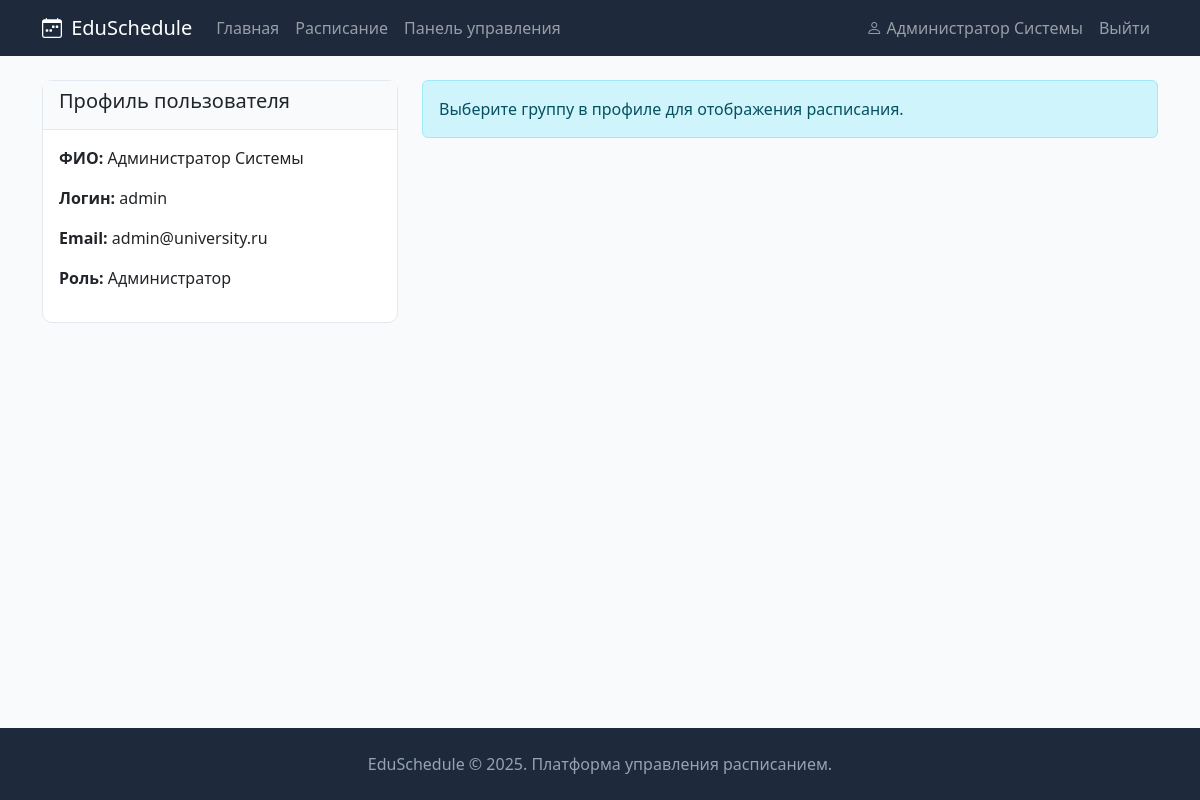
Screenshot of /profile (signed in) with the database file from the repository.
### app/models.py (models this page shows, shortened)
class User(db.Model, UserMixin):
    __tablename__ = 'users'
    id = db.Column(db.Integer, primary_key=True)
    username = db.Column(db.String(80), unique=True, nullable=False)
    password_hash = db.Column(db.String(256), nullable=False)
    full_name = db.Column(db.String(150), nullable=False)
    email = db.Column(db.String(120), unique=True, nullable=False)
    role = db.Column(db.String(20), nullable=False, default='student')
    group_id = db.Column(db.Integer, db.ForeignKey('groups.id'), nullable=True)
    created_at = db.Column(db.DateTime, default=datetime.utcnow)

### app/routes.py (the view)
@app.route('/profile')
@login_required
def profile():
    user_lessons = []
    if current_user.group_id:
        user_lessons = Lesson.query.filter_by(group_id=current_user.group_id)\
            .order_by(Lesson.day_of_week, Lesson.time_slot).all()
    return render_template('profile.html', user_lessons=user_lessons)

### app/models.py (called while the page is built)
@login_manager.user_loader
def load_user(user_id):
    return User.query.get(int(user_id))

### app/routes.py (called while the page is built)
@app.context_processor
def inject_globals():
    return dict(days=DAYS, time_slots=TIME_SLOTS)

### app/templates/profile.html (shortened to what this page needs)
{% extends "base.html" %}
{% block content %}
<div class="row">
    <div class="col-md-4">
        <div class="card">
            <div class="card-header"><h5>Профиль пользователя</h5></div>
            <div class="card-body">
                <p><strong>ФИО:</strong> {{ current_user.full_name }}</p>
                <p><strong>Логин:</strong> {{ current_user.username }}</p>
                <p><strong>Email:</strong> {{ current_user.email }}</p>
                <p><strong>Роль:</strong>
                    {% if current_user.role == 'admin' %}Администратор
                    {% elif current_user.role == 'teacher' %}Преподаватель
                    {% else %}Студент{% endif %}
                </p>
            </div>
        </div>
    </div>
    <div class="col-md-8">
        {% if user_lessons %}
        <div class="card">
            <div class="card-header"><h5>Мои занятия на неделю</h5></div>
            <div class="card-body">
                <table class="table table-sm">
                    <thead>
                        <tr>
                            <th>День</th>
                            <th>Время</th>
                            <th>Дисциплина</th>
                            <th>Преподаватель</th>
                            <th>Аудитория</th>
                            <th>Тип</th>
                        </tr>
                    </thead>
                    <tbody>
                        {% for l in user_lessons %}
                        <tr>
                            <td>{{ days[l.day_of_week] }}</td>
                            <td>{{ time_slots[l.time_slot] }}</td>
                            <td>{{ l.subject.name }}</td>
                            <td>{{ l.teacher.full_name }}</td>
                            <td>{{ l.room.number }}</td>
                            <td>{{ l.lesson_type }}</td>
                        </tr>
                        {% endfor %}
                    </tbody>
                </table>
            </div>
        </div>
        {% else %}
        <div class="alert alert-info">
            {% if current_user.group %}
            У вашей группы пока нет занятий в расписании.
            {% else %}
            Выберите группу в профиле для отображения расписания.
            {% endif %}
        </div>
        {% endif %}
    </div>
</div>
{% endblock %}

### app/templates/base.html (shortened to what this page needs)
<!DOCTYPE html>
<html lang="ru">
<head>
    <link href="https://cdn.jsdelivr.net/npm/bootstrap@5.3.2/dist/css/bootstrap.min.css" rel="stylesheet">
    <link href="https://cdn.jsdelivr.net/npm/bootstrap-icons@1.11.1/font/bootstrap-icons.css" rel="stylesheet">
    <link href="{{ url_for('static', filename='css/style.css') }}" rel="stylesheet">
</head>
<body>
    <nav class="navbar navbar-expand-lg navbar-dark">
        <div class="container">
            <a class="navbar-brand" href="{{ url_for('index') }}">
                <i class="bi bi-calendar-week"></i> EduSchedule
            </a>
            <div class="collapse navbar-collapse" id="navbarNav">
                <ul class="navbar-nav me-auto">
                    <li class="nav-item">
                        <a class="nav-link" href="{{ url_for('index') }}">Главная</a>
                    </li>
                    <li class="nav-item">
                        <a class="nav-link" href="{{ url_for('schedule') }}">Расписание</a>
                    </li>
                    {% if current_user.is_authenticated and current_user.role == 'admin' %}
                    <li class="nav-item">
                        <a class="nav-link" href="{{ url_for('admin_dashboard') }}">Панель управления</a>
                    </li>
                    {% endif %}
                </ul>
                <ul class="navbar-nav">
                    {% if current_user.is_authenticated %}
                    <li class="nav-item">
                        <a class="nav-link" href="{{ url_for('profile') }}">
                            <i class="bi bi-person"></i> {{ current_user.full_name }}
                        </a>
                    </li>
                    <li class="nav-item">
                        <a class="nav-link" href="{{ url_for('logout') }}">Выйти</a>
                    </li>
                    {% endif %}
                </ul>
            </div>
        </div>
    </nav>
    <main class="container mt-4">
        {% block content %}{% endblock %}
    </main>
    <footer class="mt-5 py-4 text-center">
        <div class="container">
            <p class="mb-0">EduSchedule &copy; 2025. Платформа управления расписанием.</p>
        </div>
    </footer>
</body>
</html>

### app/static/css/style.css (style rules this page uses)
:root { --dark-bg: #1e293b; --dark-bg-hover: #334155; --body-bg: #f8fafc; --border-color: #e2e8f0; --text-muted-custom: #94a3b8; }
body { min-height: 100vh; display: flex; flex-direction: column; background-color: var(--body-bg); }
main { flex: 1; }
.navbar { background-color: var(--dark-bg) !important; }
.navbar-brand i { margin-right: 4px; }
.card { border-radius: 10px; border: 1px solid var(--border-color); }
.card-header { background-color: #f8fafc; border-bottom: 1px solid var(--border-color); }
footer { margin-top: auto; background-color: var(--dark-bg) !important; }
footer p { color: var(--text-muted-custom) !important; }

### rows the page displays
User: full_name "Администратор Системы", username "admin", email "admin@university.ru"
